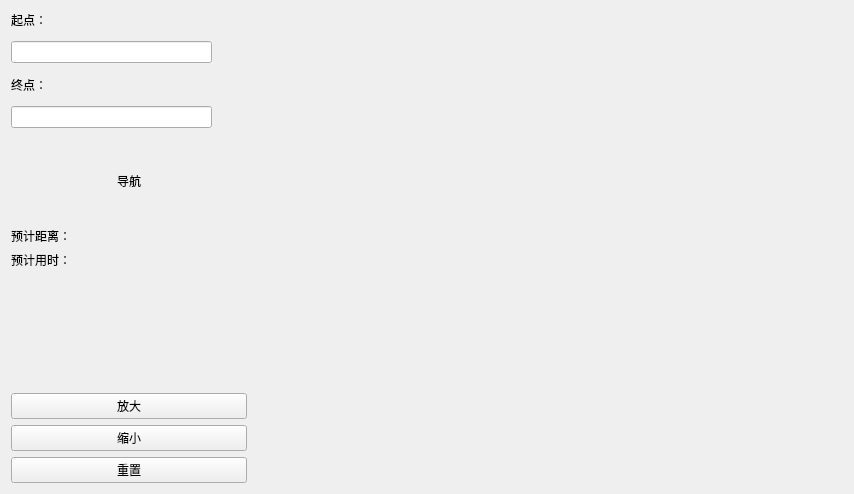
<?xml version="1.0" encoding="UTF-8"?>
<ui version="4.0">
 <class>NavigationPage</class>
 <widget class="QWidget" name="NavigationPage">
  <property name="geometry">
   <rect>
    <x>0</x>
    <y>0</y>
    <width>854</width>
    <height>494</height>
   </rect>
  </property>
  <property name="windowTitle">
   <string>Form</string>
  </property>
  <layout class="QHBoxLayout" name="horizontalLayout_3" stretch="2,5">
   <item>
    <layout class="QVBoxLayout" name="verticalLayout_2">
     <item>
      <layout class="QVBoxLayout" name="verticalLayout">
       <item>
        <widget class="QLabel" name="label_origin">
         <property name="text">
          <string>起点：</string>
         </property>
        </widget>
       </item>
       <item>
        <layout class="QHBoxLayout" name="horizontalLayout_2">
         <property name="spacing">
          <number>0</number>
         </property>
         <item>
          <widget class="QLineEdit" name="lineEdit_origin"/>
         </item>
         <item>
          <widget class="QToolButton" name="toolButton_origin_clear">
           <property name="focusPolicy">
            <enum>Qt::NoFocus</enum>
           </property>
           <property name="styleSheet">
            <string notr="true">QToolButton {
    border: none;
    background: transparent;
}
#toolButton_origin_clear:pressed {
    padding: 0px;
    margin: 0px;
}</string>
           </property>
           <property name="icon">
            <iconset resource="../../resources/resources.qrc">
             <normaloff>:/images/images/清除内容.png</normaloff>:/images/images/清除内容.png</iconset>
           </property>
           <property name="iconSize">
            <size>
             <width>32</width>
             <height>32</height>
            </size>
           </property>
           <property name="autoRaise">
            <bool>false</bool>
           </property>
          </widget>
         </item>
        </layout>
       </item>
       <item>
        <widget class="QLabel" name="label_destination">
         <property name="text">
          <string>终点：</string>
         </property>
        </widget>
       </item>
       <item>
        <layout class="QHBoxLayout" name="horizontalLayout">
         <property name="spacing">
          <number>0</number>
         </property>
         <item>
          <widget class="QLineEdit" name="lineEdit_destination"/>
         </item>
         <item>
          <widget class="QToolButton" name="toolButton_destination_clear">
           <property name="focusPolicy">
            <enum>Qt::NoFocus</enum>
           </property>
           <property name="styleSheet">
            <string notr="true">QToolButton {
    border: none;
    background: transparent;
}
#toolButton_destination_clear:pressed {
    padding: 0px;
    margin: 0px;
}</string>
           </property>
           <property name="icon">
            <iconset resource="../../resources/resources.qrc">
             <normaloff>:/images/images/清除内容.png</normaloff>:/images/images/清除内容.png</iconset>
           </property>
           <property name="iconSize">
            <size>
             <width>32</width>
             <height>32</height>
            </size>
           </property>
           <property name="autoRaise">
            <bool>false</bool>
           </property>
          </widget>
         </item>
        </layout>
       </item>
       <item alignment="Qt::AlignHCenter">
        <widget class="QToolButton" name="toolButton_navigate">
         <property name="minimumSize">
          <size>
           <width>80</width>
           <height>80</height>
          </size>
         </property>
         <property name="focusPolicy">
          <enum>Qt::NoFocus</enum>
         </property>
         <property name="styleSheet">
          <string notr="true">QToolButton {
    border: none;
    background: transparent;
}
#toolButton_navigate:pressed {
    padding: 1px;
    margin: 0px;
}</string>
         </property>
         <property name="text">
          <string>导航</string>
         </property>
         <property name="icon">
          <iconset resource="../../resources/resources.qrc">
           <normaloff>:/images/images/地图导航.png</normaloff>:/images/images/地图导航.png</iconset>
         </property>
         <property name="iconSize">
          <size>
           <width>40</width>
           <height>40</height>
          </size>
         </property>
         <property name="toolButtonStyle">
          <enum>Qt::ToolButtonTextUnderIcon</enum>
         </property>
        </widget>
       </item>
       <item>
        <widget class="QLabel" name="label_distance">
         <property name="text">
          <string>预计距离：</string>
         </property>
        </widget>
       </item>
       <item>
        <widget class="QLabel" name="label_time">
         <property name="text">
          <string>预计用时：</string>
         </property>
        </widget>
       </item>
      </layout>
     </item>
     <item>
      <spacer name="verticalSpacer">
       <property name="orientation">
        <enum>Qt::Vertical</enum>
       </property>
       <property name="sizeHint" stdset="0">
        <size>
         <width>20</width>
         <height>40</height>
        </size>
       </property>
      </spacer>
     </item>
     <item>
      <layout class="QVBoxLayout" name="verticalLayout_3">
       <item>
        <widget class="QPushButton" name="pushButton_zoomIn">
         <property name="focusPolicy">
          <enum>Qt::NoFocus</enum>
         </property>
         <property name="text">
          <string>放大</string>
         </property>
        </widget>
       </item>
       <item>
        <widget class="QPushButton" name="pushButton_zoomOut">
         <property name="focusPolicy">
          <enum>Qt::NoFocus</enum>
         </property>
         <property name="text">
          <string>缩小</string>
         </property>
        </widget>
       </item>
       <item>
        <widget class="QPushButton" name="pushButton_reset">
         <property name="focusPolicy">
          <enum>Qt::NoFocus</enum>
         </property>
         <property name="text">
          <string>重置</string>
         </property>
        </widget>
       </item>
      </layout>
     </item>
    </layout>
   </item>
   <item>
    <widget class="QWidget" name="widget_map" native="true"/>
   </item>
  </layout>
 </widget>
 <resources>
  <include location="../../resources/resources.qrc"/>
 </resources>
 <connections/>
</ui>
